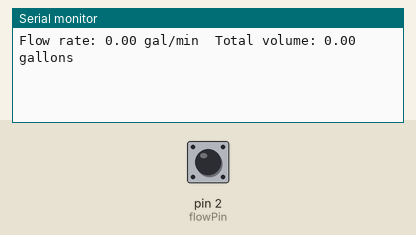
The sketch below on a simulated Arduino Uno, built with avr-gcc and run on an emulated ATmega328P. Parts: the last lines printed to the serial monitor. The inputs (shaded band) are chosen by the test bench; at power-on: pin 2 (flowPin) HIGH.

Above: at 1.2 s.
1.3 s: pin 2 (flowPin) pulled LOW for 0.15 s
At 2.7 s:
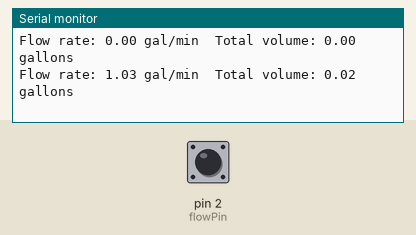
2.9 s: pin 2 (flowPin) pulled LOW for 1 s
At 3.8 s:
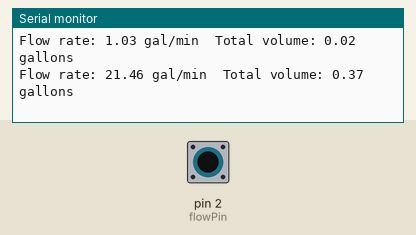
5.4 s: pin 2 (flowPin) pulled LOW for 0.15 s
At 6.8 s:
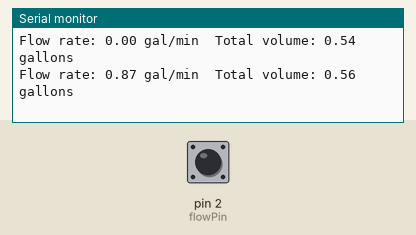
Timing chart, 0 to 8.4 s (numbered marks = the images above; inputs shaded):
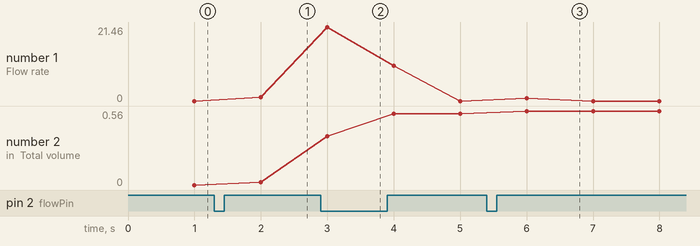

The sketch:

flow.ino
```cpp
const int flowPin = 2;  // input pin for the flow sensor
const float pulseFactor = 0.00066;  // volume of each pulse in gallons. THIS NEEDS TO BE TESTED AND CHANGED
float flowRate;  // flow rate in gallons per minute
float totalVolume; // total volume of liquid passed through the sensor in gallons
unsigned long startTime;
unsigned int pulseCount;

void setup() {
  Serial.begin(9600);
  pinMode(flowPin, INPUT_PULLUP);
  pulseCount = 0;
  startTime = millis();
}

void loop() {
  if (digitalRead(flowPin) == LOW) {
    pulseCount++;  // increment the pulse count when a pulse is detected
  }
  unsigned long currentTime = millis();
  unsigned long elapsedTime = currentTime - startTime;
  if (elapsedTime >= 1000) {  // calculate flow rate every second
    flowRate = pulseCount * pulseFactor * 60.0;  // calculate flow rate in gallons per minute
    totalVolume += flowRate / 60.0;  // add the volume passed during this interval to the total
    Serial.print("Flow rate: ");
    Serial.print(flowRate, 2);
    Serial.print(" gal/min\t");
    Serial.print("Total volume: ");
    Serial.print(totalVolume, 2);
    Serial.println(" gallons");
    pulseCount = 0;  // reset the pulse count
    startTime = currentTime;  // reset the start time
  }
}
```

Measured:
- after the input at 1.3 s, the serial monitor: prints a new line after 0.70 s (image 1)
- after the input at 2.9 s, the serial monitor: prints a new line after 0.10 s (image 2)
- after the input at 5.4 s, the serial monitor: prints a new line after 0.60 s (image 3)
- plotted number 1: 0 → 1.03 after the input at 1.3 s
- plotted number 2: 0 → 0.02 after the input at 1.3 s, 0.02 → 0.54 after the input at 2.9 s, 0.54 → 0.56 after the input at 5.4 s
